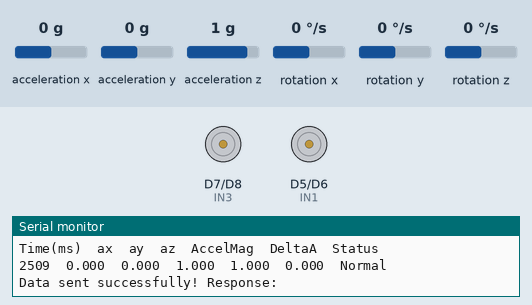
Recording of a sketch running on a simulated ESP8266 (NodeMCU). Parts: motor-driver pin pairs drawn as motors (green arrow = first pin HIGH = forward, orange = second pin HIGH = backward, longer = more drive), the last lines printed to the serial monitor. The test bench sets the inputs (shaded band); at power-on: acceleration x 0 g, acceleration y 0 g, acceleration z 1 g, rotation x 0 °/s, rotation y 0 °/s, rotation z 0 °/s. WiFi joins after 1.5 s; servers stay silent unless stated; uploads are accepted with an empty reply.

Above: at 3.7 s.
3.8 s: acceleration x set to -1.4 g
7.6 s: acceleration y set to -0.9 g
9.7 s: acceleration y set to -1.2 g
At 10.8 s:
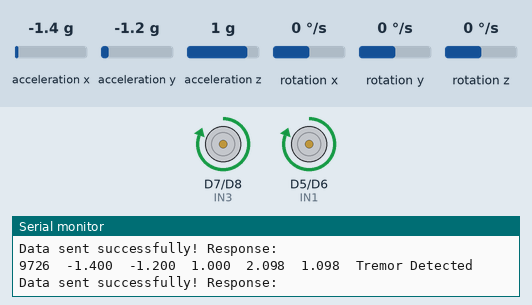
11.3 s: acceleration x set to -1.1 g
At 12.8 s:
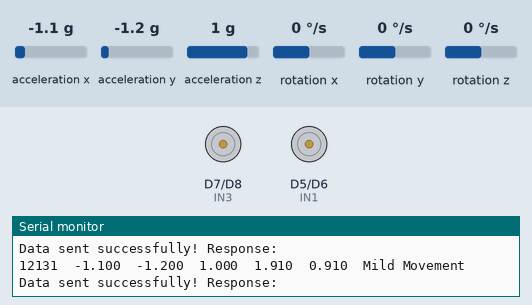
13.6 s: acceleration x set to 1.1 g
15.7 s: acceleration x set to 1.4 g
At 17.1 s:
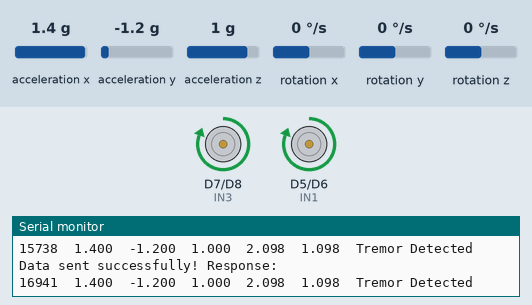
Timing chart, 0 to 18.3 s (numbered marks = the images above; inputs shaded):
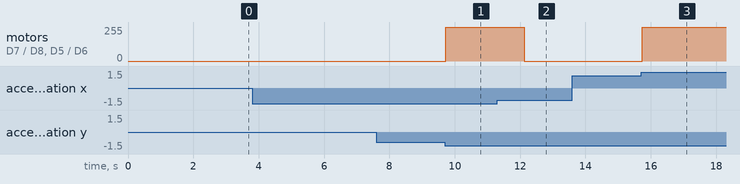

The sketch:

IotBackendArduino.ino
```cpp
#include <ESP8266WiFi.h>
#include <ESP8266HTTPClient.h>
#include <WiFiServer.h>
#include <WiFiUdp.h>
#include <Wire.h>
#include <MPU6050_light.h>
#include <math.h>

MPU6050 mpu(Wire);

// Motor pins
#define IN1 D5
#define IN2 D6
#define IN3 D7
#define IN4 D8

// Thresholds
#define NORMAL_THRESHOLD 0.3    // mild movement (g difference)
#define TREMOR_THRESHOLD 1.0    // strong tremor (g difference)

// WiFi credentials
const char* ssid = "YOUR_WIFI_NAME"; // Replace with your wifi name
const char* password = "YOUR_WIFI_PASSWORD"; // Replace with your wifi password

// Spring Boot server endpoint
String serverUrl = "http://xxx.xxx.xx.xxx:yyyy/api/sensor"; // Replace "xxx..." with your Wifi IPv4, and "yyyy" with yor port

void setup() {
  Serial.begin(115200);
  Wire.begin(D2, D1); // SDA, SCL

  byte status = mpu.begin();
  Serial.print("MPU6050 status: ");
  Serial.println(status);
  while (status != 0) { } // stop if MPU6050 init failed

  Serial.println("MPU6050 ready!");
  mpu.calcOffsets(); // auto-calibration

  pinMode(IN1, OUTPUT);
  pinMode(IN2, OUTPUT);
  pinMode(IN3, OUTPUT);
  pinMode(IN4, OUTPUT);

  Serial.println("Connecting to WiFi...");
  WiFi.begin(ssid, password);
  while (WiFi.status() != WL_CONNECTED) {
    delay(500);
    Serial.print(".");
  }
  Serial.println("\nWiFi connected!");
  Serial.print("IP Address: ");
  Serial.println(WiFi.localIP());

  Serial.println("Tremor Detection with MPU6050_light");
  Serial.println("Time(ms)\tax\tay\taz\tAccelMag\tDeltaA\tStatus");
}

void loop() {
  mpu.update();

  // acceleration in g units
  float ax = mpu.getAccX();
  float ay = mpu.getAccY();
  float az = mpu.getAccZ();

  // net acceleration magnitude
  float accelMag = sqrt(ax * ax + ay * ay + az * az);

  // Difference from baseline 1g
  float deltaA = fabs(accelMag - 1.0);

  String status = "Normal";

  if (deltaA > TREMOR_THRESHOLD) {
    status = "Tremor Detected";
    digitalWrite(IN1, HIGH);
    digitalWrite(IN2, LOW);
    digitalWrite(IN3, HIGH);
    digitalWrite(IN4, LOW);
  } else if (deltaA > NORMAL_THRESHOLD) {
    status = "Mild Movement";
    digitalWrite(IN1, LOW);
    digitalWrite(IN2, LOW);
    digitalWrite(IN3, LOW);
    digitalWrite(IN4, LOW);
  } else {
    status = "Normal";
    digitalWrite(IN1, LOW);
    digitalWrite(IN2, LOW);
    digitalWrite(IN3, LOW);
    digitalWrite(IN4, LOW);
  }

  // Print values
  Serial.print(millis()); Serial.print("\t");
  Serial.print(ax, 3); Serial.print("\t");
  Serial.print(ay, 3); Serial.print("\t");
  Serial.print(az, 3); Serial.print("\t");
  Serial.print(accelMag, 3); Serial.print("\t");
  Serial.print(deltaA, 3); Serial.print("\t");
  Serial.println(status);

  // --- Send Data to Spring Boot ---
  if (WiFi.status() == WL_CONNECTED) {
    WiFiClient client;
    HTTPClient http;
    http.begin(client, serverUrl);

    http.addHeader("Content-Type", "application/json");
    http.addHeader("X-API-KEY", "super-secret-token");

    String jsonData = "{";
      jsonData += "\"ax\": " + String(ax, 3) + ",";
      jsonData += "\"ay\": " + String(ay, 3) + ",";
      jsonData += "\"az\": " + String(az, 3) + ",";
      jsonData += "\"accelerationMagnitude\": " + String(accelMag, 3) + ",";
      jsonData += "\"deltaA\": " + String(deltaA, 3) + ",";
      jsonData += "\"status\": \"" + status + "\"";
    jsonData += "}";

    int httpResponseCode = http.POST(jsonData);

    if (httpResponseCode > 0) {
      Serial.println("Data sent successfully! Response: " + http.getString());
    } else {
      Serial.println("Error sending data: " + String(httpResponseCode));
    }

    http.end();
  } else {
    Serial.println("WiFi not connected!");
  }

  delay(1000);
}
```

Measured:
- the behaviour switches between -1 and -1.1 g on acceleration y (found by bisection; images 0 and 1)
- the behaviour switches between -1.3 and -1.2 g on acceleration x (found by bisection; images 1 and 2)
- the behaviour switches between 1.2 and 1.3 g on acceleration x (found by bisection; images 2 and 3)
- after the input at 9.7 s, motor on D7 (IN3) / D8 (IN4), motor on D5 (IN1) / D6 (IN2): stopped → forward 255/255 at once
- after the input at 11.3 s, motor on D7 (IN3) / D8 (IN4), motor on D5 (IN1) / D6 (IN2): forward 255/255 → stopped after 0.83 s
- after the input at 15.7 s, motor on D7 (IN3) / D8 (IN4), motor on D5 (IN1) / D6 (IN2): stopped → forward 255/255 at once
